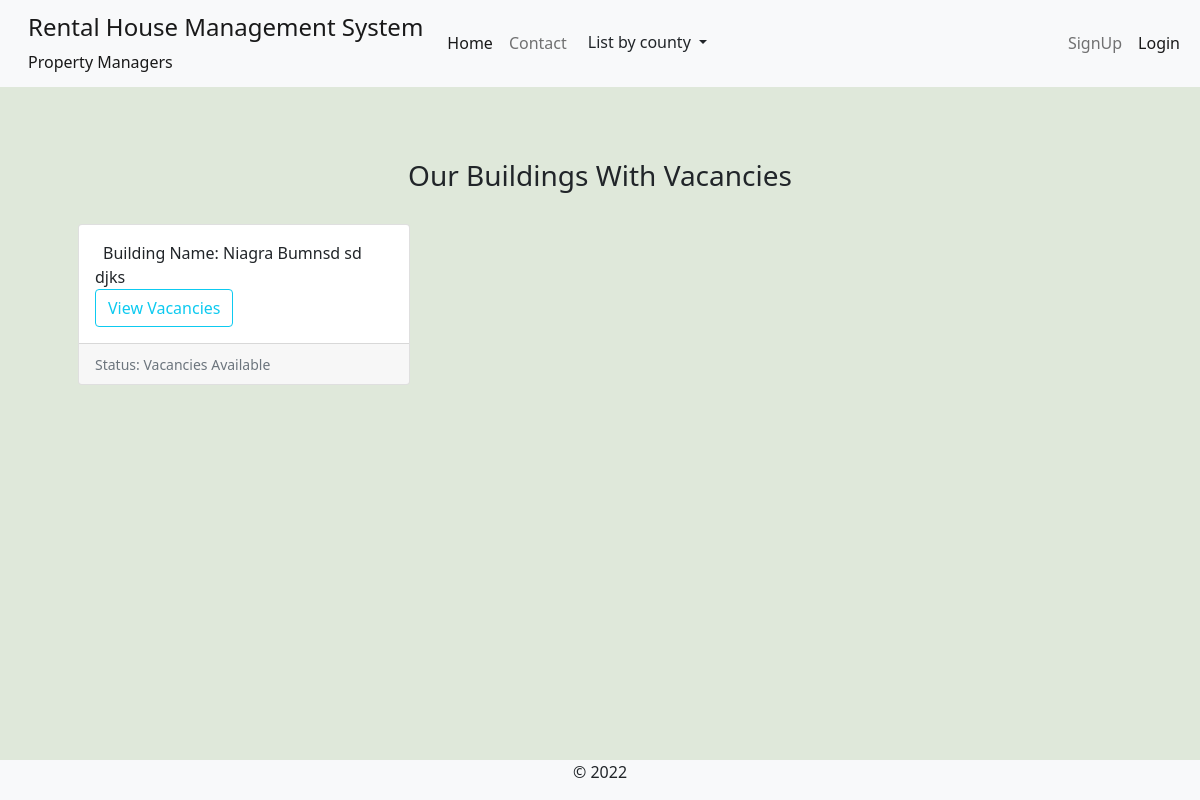
The app's page /, older data.
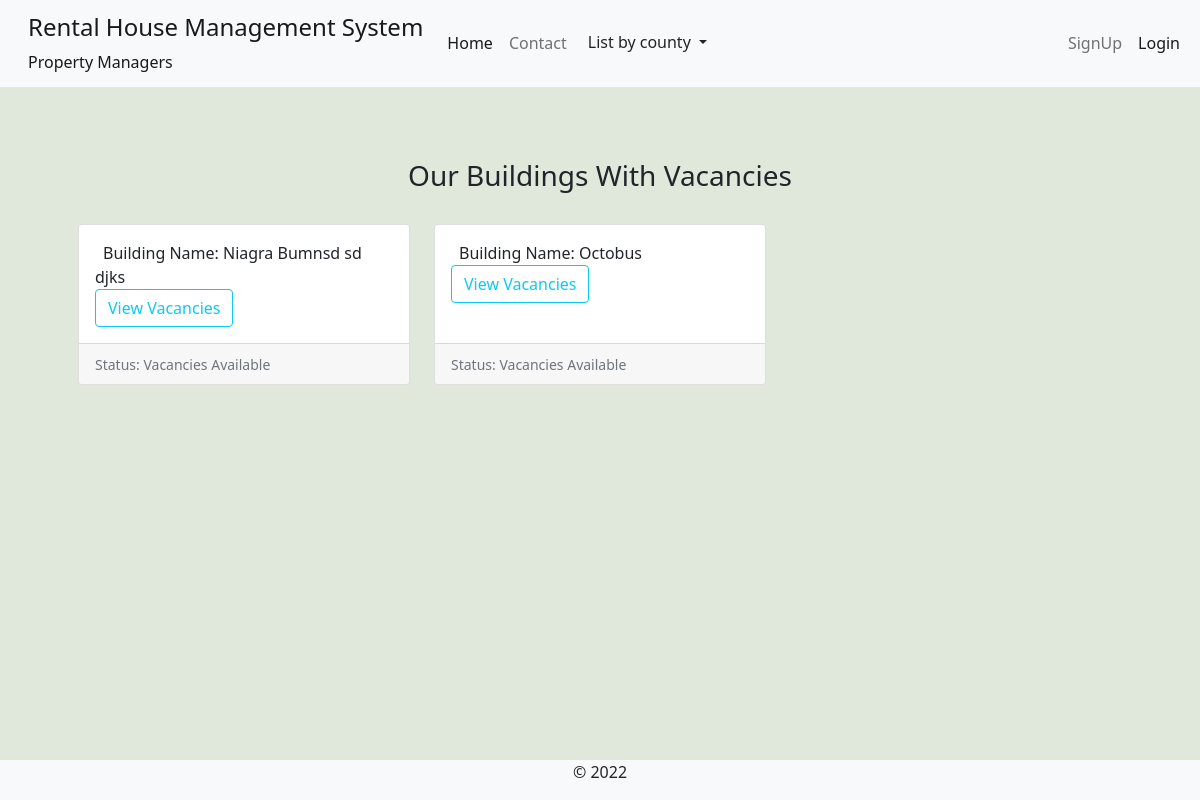
The same page, newer data.
### rental_property/models.py (models this page shows, shortened)
class Building(models.Model):
    STATUS_CHOICES = [
        ('op', 'Vacancies Available'),
        ('um', 'Under Maintanance'),
        ('fo', 'Fully Occupied'),
        ('dc', 'Decomisioned'),
    ]
    estate = models.ForeignKey(Estate, on_delete=models.CASCADE, null=True, blank=True)
    name = models.CharField(max_length=100)
    slug = models.SlugField(max_length=100, unique=True)
    registered_owner = models.CharField(max_length=50)
    manager = models.ForeignKey(Managers, on_delete=models.CASCADE, related_name='building_manager')
    added_by = models.ForeignKey(User, on_delete=models.DO_NOTHING)
    address_line = models.CharField(max_length=50)
    cover_image = models.ImageField(upload_to='building-cover', null=True, blank=True)
    county = models.ForeignKey(Counties, on_delete=models.CASCADE)
    country = models.CharField(max_length=50, default='Kenya')
    building_status = models.CharField(max_length=5, choices=STATUS_CHOICES)
    added = models.DateTimeField(default=datetime.now)
    updated = models.DateTimeField(auto_now=True)
    def get_url(self):
        return reverse('building-units', args=[self.slug])

### rental_property/views.py (the view)
# urls.py: path('', views.buildings, name='operational-buildings'),
def buildings(request):
    operational_buildings = Building.objects.filter(building_status='op')
    context = {'operational_buildings':operational_buildings,}
    return render(request, 'rental_property/available_buildings.html', context)

### rental_property/context_processors.py (called while the page is built)
def counties_links(request):
    county_links = Counties.objects.all()
    return dict(county_links=county_links)

def my_managed_buildings(request):
    user_instance = request.user
    if user_instance.is_authenticated:
        manager_instance = Managers.objects.filter(associated_account=user_instance)[:1]
        managed_buildings = Building.objects.filter(manager=manager_instance)
        return dict(managed_buildings=managed_buildings)
    else:
        return {'False': False,}

### rental_property/models.py (called while the page is built)
    def get_url(self):
        return reverse('by-county', args=[self.slug])

### rental_property/templates/rental_property/available_buildings.html (shortened to what this page needs)
{% extends 'base.html' %}
{% block content %}
<br/>
<section class="container p-5">
    <h3 class="text-center my_title"> Our Buildings With Vacancies </h3>
    <br>
    <div class="row row-cols-1 row-cols-md-3 g-4">
        {% for building in operational_buildings %}
        <div class="col">
            <div class="card h-100">
                <div class="card-body">
                    <span class="p-2 card-title">Building Name: {{ building.name }}</span> <br>
                    <a class="btn btn-outline-info" href="{{building.get_url}}"> View Vacancies </a>
                </div>
                <div class="card-footer">
                    <small class="text-muted">Status: {{building.get_building_status_display}}</small>
                </div>
            </div>
        </div>
        {% empty %}
        <div class="row g-4">
            <p> There are no empty buildings at the moment, Please try again later! </p>
        </div>
        {% endfor%}
    </div>
</section>
{% endblock %}

Row changes from the older to the newer data that the page shows:
added Building: name "Octobus", building_status "Vacancies Available"
